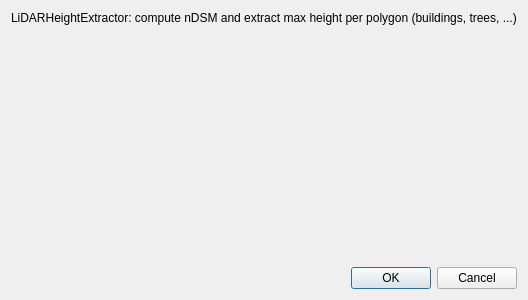
<?xml version="1.0" encoding="UTF-8"?>
<ui version="4.0">
 <class>ExtractBuildingHeightDialogBase</class>
 <widget class="QDialog" name="ExtractBuildingHeightDialogBase">
  <property name="geometry">
   <rect>
    <x>0</x>
    <y>0</y>
    <width>400</width>
    <height>300</height>
   </rect>
  </property>
  <property name="windowTitle">
   <string>LiDARHeightExtractor v2.0.0</string>
  </property>
  <layout class="QVBoxLayout" name="verticalLayout">
   <item>
    <widget class="QLabel" name="label">
     <property name="text">
      <string>LiDARHeightExtractor: compute nDSM and extract max height per polygon (buildings, trees, ...)</string>
     </property>
    </widget>
   </item>
   <item>
    <spacer name="verticalSpacer">
     <property name="orientation">
      <enum>Qt::Vertical</enum>
     </property>
     <property name="sizeHint" stdset="0">
      <size>
       <width>20</width>
       <height>200</height>
      </size>
     </property>
    </spacer>
   </item>
   <item>
    <layout class="QHBoxLayout" name="horizontalLayout">
     <item>
      <spacer name="horizontalSpacer">
       <property name="orientation">
        <enum>Qt::Horizontal</enum>
       </property>
       <property name="sizeHint" stdset="0">
        <size>
         <width>216</width>
         <height>20</height>
        </size>
       </property>
      </spacer>
     </item>
     <item>
      <widget class="QPushButton" name="pushButton_ok">
       <property name="text">
        <string>OK</string>
       </property>
      </widget>
     </item>
     <item>
      <widget class="QPushButton" name="pushButton_cancel">
       <property name="text">
        <string>Cancel</string>
       </property>
      </widget>
     </item>
    </layout>
   </item>
  </layout>
 </widget>
 <resources/>
 <connections>
  <connection>
   <sender>pushButton_ok</sender>
   <signal>clicked()</signal>
   <receiver>ExtractBuildingHeightDialogBase</receiver>
   <slot>accept()</slot>
  </connection>
  <connection>
   <sender>pushButton_cancel</sender>
   <signal>clicked()</signal>
   <receiver>ExtractBuildingHeightDialogBase</receiver>
   <slot>reject()</slot>
  </connection>
 </connections>
</ui>
